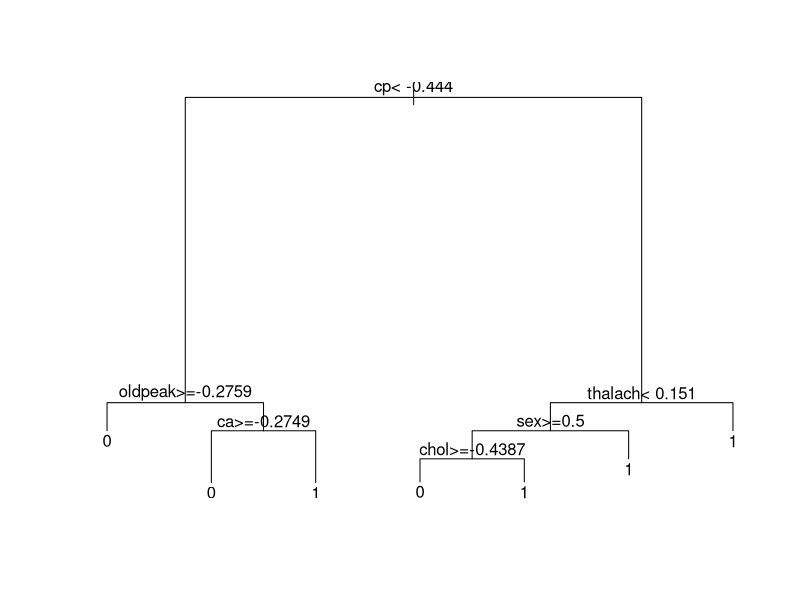
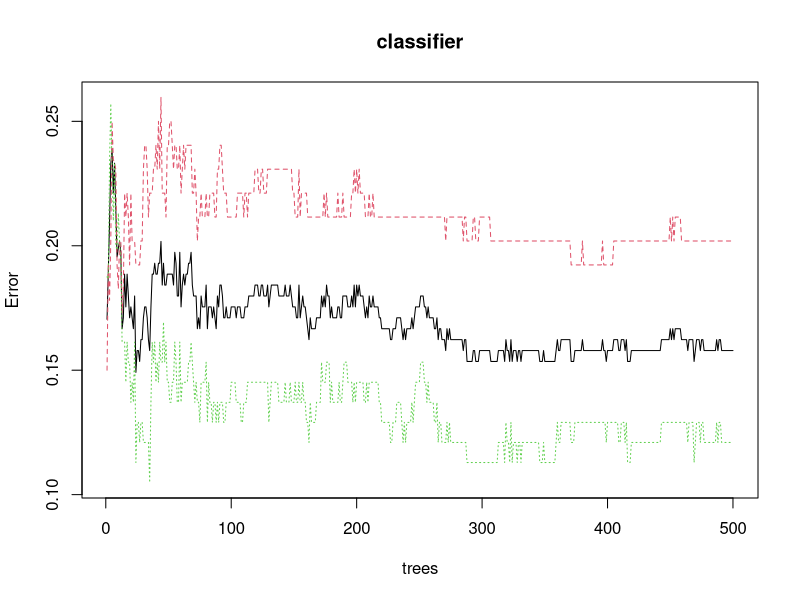
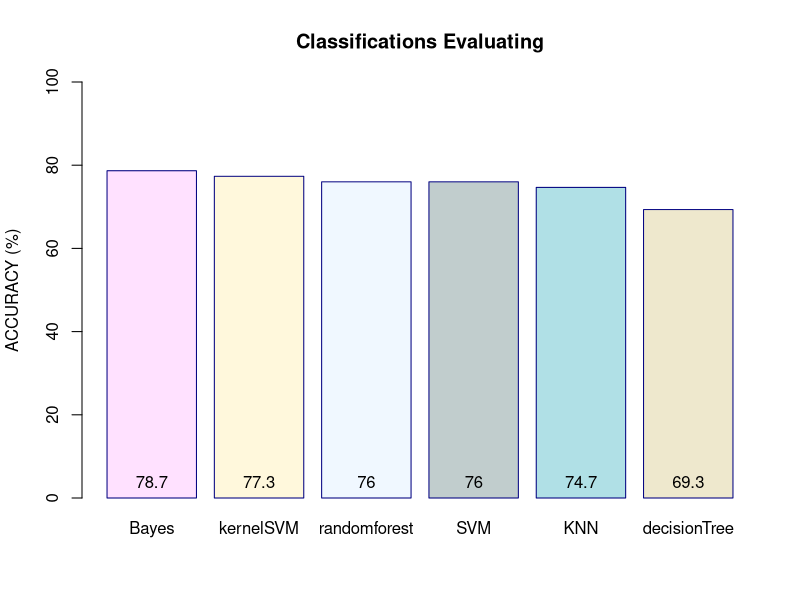

Reproduce these figures in R, in order.
#Classifications

#========Preprocessing==========
#Importing the dataset
dataset = read.csv('heart_disease.csv')

#Encoding the target feature as factor (Bayes)
dataset$target = factor(dataset$target, levels = c(0,1))


#Splitting thedataset into the Training and Test set
library(caTools)
set.seed(123)
split = sample.split(dataset$target , SplitRatio = 0.75)
training_set = subset(dataset, split == TRUE)
test_set = subset(dataset, split == FALSE)


#==============DEcision Tree classification============
#Fitting Decision Tree to the training set
library(rpart)

#Feature Scaling
#avoid acaling while you want to plot the Tree
training_set[, 1:9] = scale(training_set[, 1:9])
test_set[, 1:9] = scale(test_set[, 1:9])

classifier = rpart(formula = target ~ . ,
                   data = training_set)

#predicting the test set results
y_pred = predict(classifier, newdata = test_set[-14], type = 'class')

#Making the confusion Matrix
cm = table(test_set[, 14], y_pred)

#Accuracy
n = sum(cm) # number of instances
diag = diag(cm) # number of correctly classified instances per class 
accuracy = sum(diag) / n 
decisionTree_acc = accuracy

#plotting the Dicision tree (do not execute scale codes)
plot(classifier)
text(classifier)


#========KNN===========
#Feature Scaling
training_set[, 1:9] = scale(training_set[, 1:9])
test_set[, 1:9] = scale(test_set[, 1:9])


#Fitting KNN to the training set and predictiong the test results
library(class)
y_pred = knn(train = training_set[, -14],
             test = test_set[, -14],
             cl = training_set[, 14],
             k = 5)

#Making the confusion Matrix
cm = table(test_set[, 14], y_pred)

#Accuracy
n = sum(cm) # number of instances
diag = diag(cm) # number of correctly classified instances per class 
accuracy = sum(diag) / n 
KNN_acc = accuracy


#=========SVM===========
#Feature Scaling
training_set[, 1:9] = scale(training_set[, 1:9])
test_set[, 1:9] = scale(test_set[, 1:9])


#Fitting CLASSIFIER to the training set
library(e1071)
classifier = svm(formula = target ~ .,
                 data = training_set,
                 type = 'C-classification',
                 kernel = 'linear')

#predicting the test set results
y_pred = predict(classifier, newdata = test_set[-14])

#Making the confusion Matrix
cm = table(test_set[, 14], y_pred)

#Accuracy
n = sum(cm) # number of instances
diag = diag(cm) # number of correctly classified instances per class 
accuracy = sum(diag) / n 
SVM_acc = accuracy

#===========kernel SVM=============
# Feature Scaling
training_set[, -14] = scale(training_set[, -14])
test_set[, -14] = scale(test_set[, -14])

# Fitting Kernel SVM to the Training set
library(e1071)
classifier = svm(formula = target ~ .,
                 data = training_set,
                 type = 'C-classification',
                 kernel = 'radial')

# Predicting the Test set results
y_pred = predict(classifier, newdata = test_set[-14])

# Making the Confusion Matrix
cm = table(test_set[, 14], y_pred)

#Accuracy
n = sum(cm) # number of instances
diag = diag(cm) # number of correctly classified instances per class 
accuracy = sum(diag) / n 
kernelSVM_acc = accuracy

#========Naive Bayes classification===========
#Feature Scaling
training_set[, 1:9] = scale(training_set[, 1:9])
test_set[, 1:9] = scale(test_set[, 1:9])


#Fitting Naive Bayes to the training set
library(e1071)
classifier = naiveBayes(x = training_set[-14],
                        y = training_set$target)

#predicting the test set results
y_pred = predict(classifier, newdata = test_set[-14])

#Making the confusion Matrix
cm = table(test_set[, 14], y_pred)

#Accuracy
n = sum(cm) # number of instances
diag = diag(cm) # number of correctly classified instances per class 
accuracy = sum(diag) / n 
NaiveBayes_acc = accuracy

#========Random Forest classification===========
# Feature Scaling
training_set[-14] = scale(training_set[-14])
test_set[-14] = scale(test_set[-14])

# Fitting Random Forest Classification to the Training set
library(randomForest)
set.seed(123)
classifier = randomForest(x = training_set[-14],
                          y = training_set$target,
                          ntree = 500)

# Predicting the Test set results
y_pred = predict(classifier, newdata = test_set[-14])

# Making the Confusion Matrix
cm = table(test_set[, 14], y_pred)
#Accuracy
n = sum(cm) # number of instances
diag = diag(cm) # number of correctly classified instances per class 
accuracy = sum(diag) / n 
RandomForest_acc = accuracy

# Choosing the number of trees
plot(classifier)

#=========ACCURACY================
# Create the data for the chart
H <- c(NaiveBayes_acc*100,kernelSVM_acc*100,RandomForest_acc*100,SVM_acc*100,KNN_acc*100,decisionTree_acc*100)
M <- c("Bayes","kernelSVM","randomforest","SVM","KNN","decisionTree")
coll <- c("thistle1", "cornsilk1", "aliceblue", "azure3", "powderblue", "cornsilk2")

bp <-barplot(H,names.arg=M,ylab="ACCURACY (%)",
        col=coll,
        ylim = c(0,100),
        main="Classifications Evaluating",border="navyblue")
text(bp, 0, round(H, 1),cex=1,pos=3)
